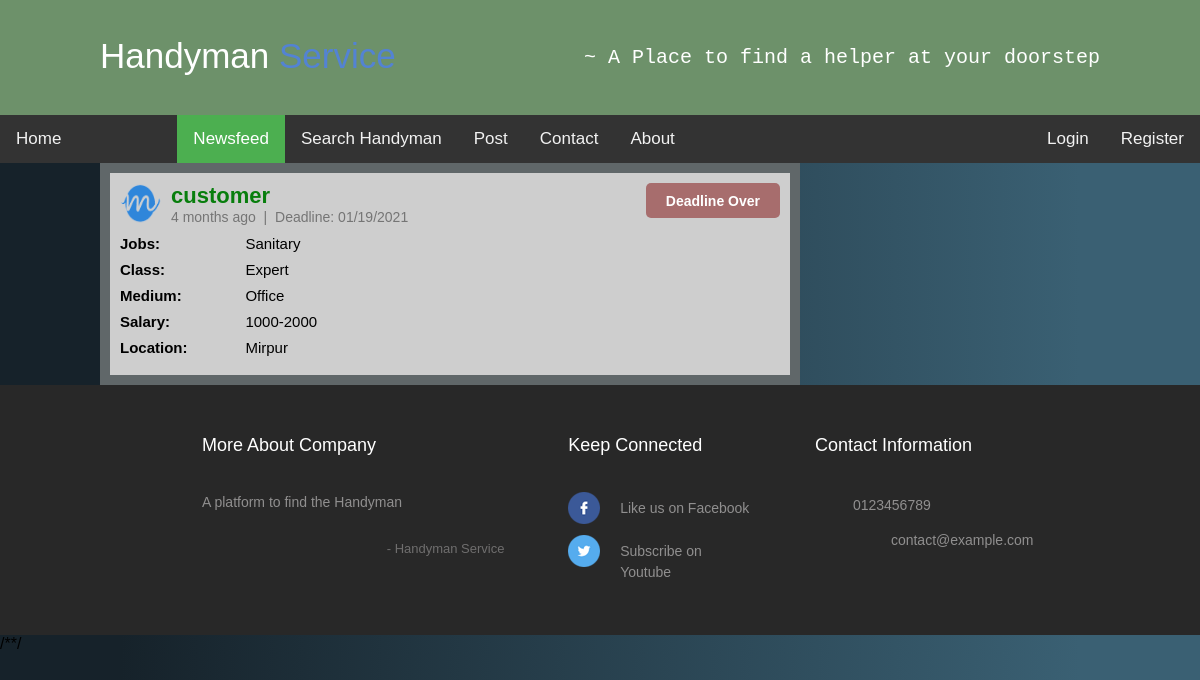
Page /viewpost.php?pid=5 on the committed database.
### tables this page shows
CREATE TABLE `post` (
  `id` int(11) NOT NULL,
  `postby_id` int(11) NOT NULL,
  `jobs` text NOT NULL,
  `class` text NOT NULL,
  `medium` varchar(20) NOT NULL,
  `salary` varchar(50) NOT NULL,
  `location` text NOT NULL,
  `post_time` timestamp NOT NULL DEFAULT current_timestamp() ON UPDATE current_timestamp(),
  `deadline` varchar(15) NOT NULL
);

CREATE TABLE `user` (
  `id` int(11) NOT NULL,
  `fullname` varchar(150) NOT NULL,
  `gender` varchar(6) NOT NULL,
  `email` varchar(40) NOT NULL,
  `phone` varchar(15) NOT NULL,
  `address` varchar(200) NOT NULL DEFAULT '',
  `pass` varchar(50) NOT NULL,
  `confirmcode` varchar(7) NOT NULL,
  `activation` varchar(3) NOT NULL DEFAULT '',
  `type` varchar(10) NOT NULL,
  `user_pic` text DEFAULT NULL,
  `last_logout` timestamp NOT NULL DEFAULT current_timestamp() ON UPDATE current_timestamp(),
  `online` varchar(5) NOT NULL DEFAULT 'no'
);

### inc/timeago.php (called while the page is built, shortened)
<?php
class timeago
{
    function time_ago($timestamp){
    $time_ago        = strtotime($timestamp);
    $current_time    = time();
    $time_difference = $current_time - $time_ago;
    $seconds         = $time_difference;
    $minutes = round($seconds / 60);
    $hours   = round($seconds / 3600);
    $days    = round($seconds / 86400);
    $weeks   = round($seconds / 604800);
    $months  = round($seconds / 2629440);
    $years   = round($seconds / 31553280);
    if ($seconds <= 60){
      return "Just Now";
    } else if ($minutes <= 60){
      if ($minutes == 1){
        return "1 min ago";
      } else {
        return "$minutes mins ago";
      }
    } else if ($hours <= 24){
      if ($hours == 1){
        return "1 hr ago";
      } else {
        return "$hours hrs ago";
      }
    } else if ($days <= 7){
      if ($days == 1){
        return "yesterday";
      } else {
        return "$days days ago";
      }
    } else if ($weeks <= 4.3){
      if ($weeks == 1){
        return "1 week ago";
      } else {
        return "$weeks weeks ago";
      }
    } else if ($months <= 12){
      if ($months == 1){
        return "1 month ago";
      } else {
        return "$months months ago";
      }
    } else {
      if ($years == 1){
        return "1 year ago";
      } else {
        return "$years years ago";
      }
    }
  }
}
?>

### viewpost.php (the view, shortened to what this page needs)
<?php
$con = new mysqli('localhost', 'root', '', 'main_db');
if (!isset($_SESSION['user_login'])) {
	$user = "";
	$utype_db = "";
}
else {
	$user = $_SESSION['user_login'];
	$result = $con->query("SELECT * FROM user WHERE id='$user'");
		$get_user_name = $result->fetch_assoc();
			$uname_db = $get_user_name['fullname'];
			$utype_db = $get_user_name['type'];
}
include_once("inc/timeago.php");
$time = new timeago();
if (isset($_REQUEST['pid'])) {
	$pstid = mysqli_real_escape_string($con, $_REQUEST['pid']);
}else {
	header('location: index.php');
}
?>
<!DOCTYPE html>
<html>
<head>
	<link rel="stylesheet" type="text/css" href="css/style.css">
	<link href="css/footer.css" rel="stylesheet" type="text/css" media="all" />
	<link rel="stylesheet" type="text/css" href="css/homemenu.css">
    <link rel="stylesheet" href="https://maxcdn.bootstrapcdn.com/font-awesome/4.3.0/css/font-awesome.min.css">
</head>
<body class="body1">
<div>
	<div>
		<header class="header">
			<div class="header-cont">
				<?php
					include 'inc/banner.inc.php';
				?>
			</div>
		</header>
		<div class="topnav">
			<a class="navlink" href="cover.php">Home</a>
			<a class="active navlink" href="index.php" style="margin: 0px 0px 0px 100px;">Newsfeed</a>
			<a class="navlink" href="#news">Search Handyman</a>
			<?php
			if($utype_db == "handyman")
				{
				}else {
					echo '<a class="navlink" href="postform.php">Post</a>';
				}
			 ?>
			<a class="navlink" href="#contact">Contact</a>
			<a class="navlink" href="#about">About</a>
			<div style="float: right;" >
				<table>
					<tr>
						<?php
							if($user != ""){
								echo '<td>
							<a class="navlink" href="profile.php?uid='.$user.'">'.$uname_db.'</a>
						</td>
						<td>
							<a class="navlink" href="logout.php">Logout</a>
						</td>';
							}else{
								echo '<td>
							<a class="navlink" href="login.php">Login</a>
						</td>
						<td>
							<a class="navlink" href="registration.php">Register</a>
						</td>';
							}
						?>
					</tr>
				</table>
			</div>
		</div>
	</div>
	<div class="nbody" style="margin: 0px 100px; overflow: hidden;">
		<div class="nfeedleft">
				<?php
					$todaydate = date("m/d/Y");
					$query = $con->query("SELECT * FROM post WHERE id= '$pstid'");
					while ($row = $query->fetch_assoc()) {
						$postby_id = $row['postby_id'];
						$jobs = $row['jobs'];
						$class = $row['class'];
						$salary = $row['salary'];
						$location = $row['location'];
						$post_time = $row['post_time'];
						$deadline = $row['deadline'];
						$medium = $row['medium'];
						$query1 = $con->query("SELECT * FROM user WHERE id='$postby_id'");
						$user_fname = $query1->fetch_assoc();
						$uname_db = $user_fname['fullname'];
						$pro_pic_db = $user_fname['user_pic'];
						echo '
							<div class="nfbody">
							<div class="p_head">
							<div style="float: right;">';
								if($user!='' && $utype_db=='customer'){
										echo "<span style='color: red;'>Only handyman can apply!</span>";
								}else {
									if((strtotime($deadline) - strtotime($todaydate)) < 0){
										echo '
										<input type="submit" class="sub_button" style="margin: 0px; background-color: #a76d6d; cursor: default;" name="" value="Deadline Over" />';
									}
								}
							echo '</div>
							<div>
								<img src="image/profilepic/'.$pro_pic_db.'" width="41px" height="41px">
							</div>
							<div class="p_nmdate">
								<h4>'.$uname_db.'</h4>
								<h5 style="color: #757575;">'.$time->time_ago($post_time).' &nbsp;|&nbsp; Deadline: '.$deadline.'</h5>
							</div>
						</div>
						<div class="p_body">
							<div class="itemrow">
					  			<div class="itemrowdiv1">
					  				<p><label>Jobs: </label></p>
					  			</div>
					  			<div class="itemrowdiv2">
					  				<span>'.$jobs.'</span>
					  			</div>
					  		</div>
							<div class="itemrow">
					  			<div class="itemrowdiv1">
					  				<label>Class: </label>
					  			</div>
					  			<div class="itemrowdiv2">
					  				<span>'.$class.'</span>
					  			</div>
					  		</div>
							<div class="itemrow">
					  			<div class="itemrowdiv1">
					  				<label>Medium: </label>
					  			</div>
					  			<div class="itemrowdiv2">
					  				<span>'.$medium.'</span>
					  			</div>
					  		</div>
							<div class="itemrow">
					  			<div class="itemrowdiv1">
					  				<label>Salary: </label>
					  			</div>
					  			<div class="itemrowdiv2">
					  				<span>'.$salary.'</span>
					  			</div>
					  		</div>
							<div class="itemrow">
					  			<div class="itemrowdiv1">
					  				<label>Location: </label>
					  			</div>
					  			<div class="itemrowdiv2">
					  				<span>'.$location.'</span>
					  			</div>
					  		</div>
						</div>
					</div>';
					}
				?>
		</div>
	</div>
	<div>
	<?php
		include 'inc/footer.inc.php';
	?>
	</div>
</div>
/**/
</body>
</html>

### css/style.css (style rules this page uses)
body { width: 100%; margin: 0 auto; background-color: #a9d9bf; font-size: 14px; }
header { background-color: #99C3BD; height: 101px; }
.body1 { margin: 0 auto; font-family: Verdana, Geneva, sans-serif; }
.header { background-color:#6d916a; box-shadow:0 1px 1px #ccc; padding: 4px 100px; color: #ffffff; box-sizing: border-box; top:100px; -webkit-transition:top 0.3s; transition:top 0.3s; text-align: center; margin: 0 auto; height: 115px; top: 0; left: 0; z-index: 1; }
.topnav { overflow: hidden; background-color: #333; }
.topnav .navlink { float: left; display: block; color: #f2f2f2; text-align: center; padding: 14px 16px; text-decoration: none; font-size: 17px; }
.topnav .navlink.active { background-color: #4CAF50; color: white; }
.nfeedleft { float: left; width: 700px; background-color: #606769; }
.nfbody { background-color: #cecece; margin: 10px; padding: 10px; }
.p_head img { float: left; }
.p_nmdate { overflow: hidden; padding: 0 10px; font-weight: bold; font-size: 22px; }
.p_nmdate h4 { color: #087E0D; font-family: "Trebuchet MS", Helvetica, sans-serif; }
.p_nmdate h5 { font-size: 14px; font-weight: normal; }
.p_body { margin: 10px 0 0 0; font-size: 15px; }
.p_body p { font-weight: bold; }
.p_body span { font-weight: 200; }
.itemrow { margin: 0 auto; width: 100%; padding-bottom: 9px; overflow: hidden; }
.itemrowdiv1 { width: 19%; float: left;font-weight: bold; }
.itemrowdiv2 { width: 80%; float: left; }
.sub_button { font-size: 14px; font-weight: 600; color: white; padding: 6px 20px; display: inline-block; float: right; text-decoration: none; height: 35px; -webkit-border-radius: 5px; -moz-border-radius: 5px; border-radius: 5px; background-color: #84c2bb; transition: all 0.1s linear 0s; top: 0px; position: relative; border: none; cursor: pointer; }

### css/footer.css (style rules this page uses)
html,body,div,span,applet,object,iframe,h1,h2,h3,h4,h5,h6,p,blockquote,pre,a,abbr,acronym,address,big,cite,code,del,dfn,em,img,ins,kbd,q,s,samp,small,strike,strong,sub,sup,tt,var,b,u,i,dl,dt,dd,ol,nav ul,nav li,fieldset,form,label,legend,table,caption,tbody,tfoot,thead,tr,th,td,article,aside,canvas,details,embed,figure,figcaption,footer,header,hgroup,menu,nav,output,ruby,section,summary,time,mark,audio,video { margin:0;padding:0;border:0;font-size:100%;font:inherit;vertical-align:baseline; }
article, aside, details, figcaption, figure,footer, header, hgroup, menu, nav, section { display: block; }
table { border-collapse:collapse;border-spacing:0; }
a { text-decoration:none; }

### css/homemenu.css (style rules this page uses)
body { background: -webkit-linear-gradient(90deg, #16222A 10%, #3A6073 90%); background: -moz-linear-gradient(90deg, #16222A 10%, #3A6073 90%); background: -ms-linear-gradient(90deg, #16222A 10%, #3A6073 90%); background: -o-linear-gradient(90deg, #16222A 10%, #3A6073 90%); background: linear-gradient(90deg, #16222A 10%, #3A6073 90%); }

### rows in the picture
post: user.user_pic (picture), user.fullname "customer", post_time "4 months ago", deadline "01/19/2021", jobs "Sanitary", class "Expert", medium "Office", salary "1000-2000", location "Mirpur"
